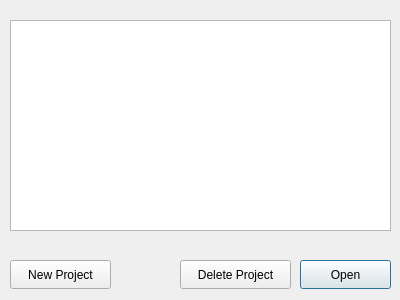
<?xml version="1.0" encoding="UTF-8"?>
<ui version="4.0">
 <class>Projects</class>
 <widget class="QDialog" name="Projects">
  <property name="geometry">
   <rect>
    <x>0</x>
    <y>0</y>
    <width>400</width>
    <height>300</height>
   </rect>
  </property>
  <property name="windowTitle">
   <string>Projects</string>
  </property>
  <widget class="QPushButton" name="pushButton_validate">
   <property name="geometry">
    <rect>
     <x>300</x>
     <y>260</y>
     <width>91</width>
     <height>29</height>
    </rect>
   </property>
   <property name="text">
    <string>Open</string>
   </property>
  </widget>
  <widget class="QPushButton" name="pushButton_delete">
   <property name="geometry">
    <rect>
     <x>180</x>
     <y>260</y>
     <width>111</width>
     <height>29</height>
    </rect>
   </property>
   <property name="text">
    <string>Delete Project</string>
   </property>
  </widget>
  <widget class="QPushButton" name="pushButton_new">
   <property name="geometry">
    <rect>
     <x>10</x>
     <y>260</y>
     <width>101</width>
     <height>29</height>
    </rect>
   </property>
   <property name="text">
    <string>New Project</string>
   </property>
  </widget>
  <widget class="QTableWidget" name="tableWidget">
   <property name="geometry">
    <rect>
     <x>10</x>
     <y>20</y>
     <width>381</width>
     <height>211</height>
    </rect>
   </property>
  </widget>
 </widget>
 <resources/>
 <connections/>
</ui>
